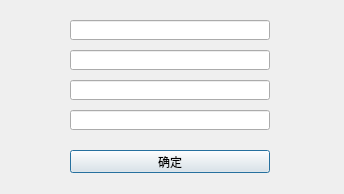
<?xml version="1.0" encoding="UTF-8"?>
<ui version="4.0">
 <class>Forget</class>
 <widget class="QDialog" name="Forget">
  <property name="geometry">
   <rect>
    <x>0</x>
    <y>0</y>
    <width>344</width>
    <height>194</height>
   </rect>
  </property>
  <property name="windowTitle">
   <string>找回密码</string>
  </property>
  <widget class="QLineEdit" name="user_name">
   <property name="geometry">
    <rect>
     <x>70</x>
     <y>20</y>
     <width>200</width>
     <height>20</height>
    </rect>
   </property>
  </widget>
  <widget class="QLineEdit" name="user_phone">
   <property name="geometry">
    <rect>
     <x>70</x>
     <y>50</y>
     <width>200</width>
     <height>20</height>
    </rect>
   </property>
  </widget>
  <widget class="QLineEdit" name="user_email">
   <property name="geometry">
    <rect>
     <x>70</x>
     <y>80</y>
     <width>200</width>
     <height>20</height>
    </rect>
   </property>
  </widget>
  <widget class="QLineEdit" name="user_question">
   <property name="geometry">
    <rect>
     <x>70</x>
     <y>110</y>
     <width>200</width>
     <height>20</height>
    </rect>
   </property>
  </widget>
  <widget class="QPushButton" name="enter">
   <property name="geometry">
    <rect>
     <x>70</x>
     <y>150</y>
     <width>200</width>
     <height>23</height>
    </rect>
   </property>
   <property name="text">
    <string>确定</string>
   </property>
  </widget>
 </widget>
 <resources/>
 <connections/>
</ui>
